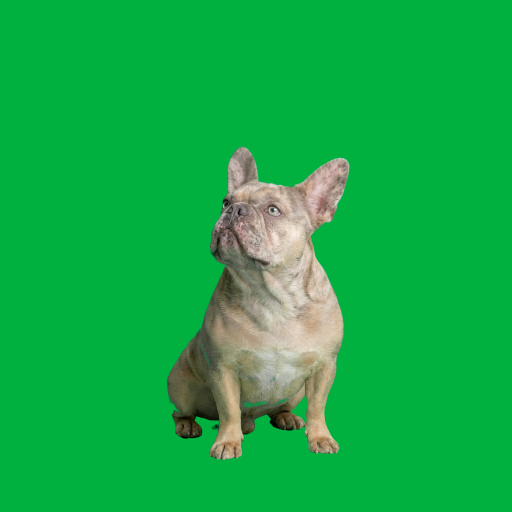
#> input picture assets/keyframes/gaze_0_0.png, 1024 x 1024 px, given in place of sit.png, which was not available (shown at 1/2 size)
$ python gaze_keyframes.py ../assets/keyframes/gaze_0_0.png
#> lines starting #> are read from the running program, lines starting #| are printed output that depends on the picture; after the words box and inside, x2 and y2 are one past the last pixel; in counts of white or black regions, pixels touching at a corner belong together
#> in key_image, rgb is the input picture: shape (1024, 1024, 3); mean R, G, B 20.4, 172.3, 71.7
### tools/key.py
"""Chroma-key helpers for Chunky's green-screen frames (numpy + Pillow only)."""
import numpy as np
from PIL import Image

GREEN = (0, 177, 64)
# Canonical crop of the 1024px keyframe canvas (ground line y=922) used for every app asset.
CROP_1024 = (32, 0, 992, 960)     # 960x960 square: headroom for standing on his hind legs
OUT_SIZE = (640, 640)


def alpha_and_despill(rgb):
    """rgb: HxWx3 uint8 -> (rgba uint8). Green-dominant pixels become transparent."""
    f = rgb.astype(np.float32)
    r, g, b = f[..., 0], f[..., 1], f[..., 2]
    spill = g - np.maximum(r, b)              # >0 where green dominates
    # 0 below lo (dog), 1 above hi (screen)
    lo, hi = 18.0, 55.0
    t = np.clip((spill - lo) / (hi - lo), 0, 1)
    alpha = 1.0 - t
    # despill: pull green down to the max of red/blue on the remaining pixels
    g2 = np.where(spill > 0, np.maximum(r, b) + np.minimum(spill, 0) , g)
    out = np.stack([r, np.minimum(g, g2 + 4), b], -1)
    rgba = np.concatenate([out, alpha[..., None] * 255], -1)
    return np.clip(rgba, 0, 255).astype(np.uint8)


def clean_alpha(rgba):
    """Remove specks: keep only the largest connected blob of solid alpha."""
    try:
        from scipy import ndimage
    except ImportError:
        return _clean_alpha_slow(rgba)
    a = rgba[..., 3]
    lab, n = ndimage.label(a > 128)
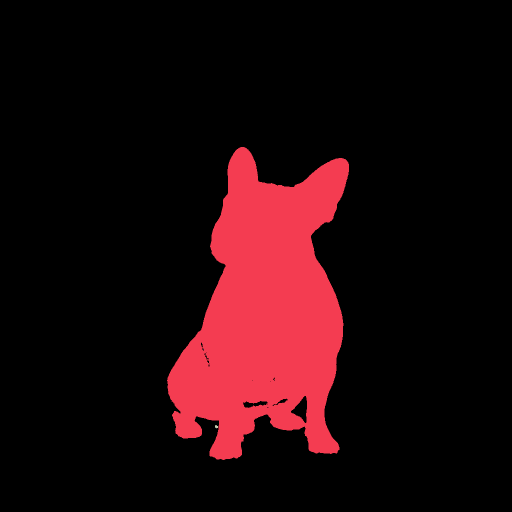
#> lab: shape (1024, 1024) int32 (shown at 1/2 size); 4 distinct labels, from 0 to 3; one colour per label, 0 black
#> n = 3
    if n == 0:
        return rgba
    sizes = ndimage.sum_labels(np.ones_like(lab), lab, index=np.arange(1, n + 1))
#> sizes = [139698, 1, 30]
    keep = ndimage.binary_dilation(lab == (1 + int(np.argmax(sizes))), iterations=2)
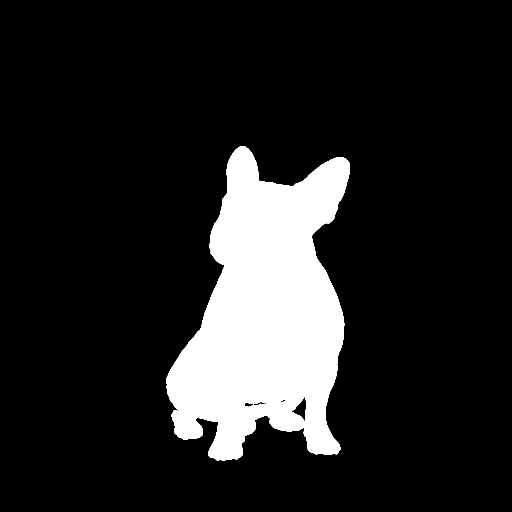
#> keep: shape (1024, 1024) bool (shown at 1/2 size); 13.8% white; 1 white region, box (x1, y1, x2, y2) and area: (332, 292, 700, 922) 144403
    keep = ndimage.binary_fill_holes(keep)
#> keep: shape (1024, 1024) bool; 13.8% white; 1 white region, box (x1, y1, x2, y2) and area: (332, 292, 700, 922) 145215
    out = rgba.copy()
    out[..., 3] = np.where(keep, a, 0)
#> out: shape (1024, 1024, 4)
    return out


# [32 lines left out: function _clean_alpha_slow, not called in this run]


def key_image(path):
    rgb = np.asarray(Image.open(path).convert('RGB'))
    return clean_alpha(alpha_and_despill(rgb))


def bbox(rgba, thr=128):
    ys, xs = np.nonzero(rgba[..., 3] > thr)
    return xs.min(), ys.min(), xs.max(), ys.max()


def on_green(rgba, size):
    bg = Image.new('RGBA', size, GREEN + (255,))
    bg.alpha_composite(Image.fromarray(rgba) if isinstance(rgba, np.ndarray) else rgba)
    return bg.convert('RGB')

### tools/gaze_keyframes.py
"""Green-screen 1024px keyframes of the far-left / far-right head directions
(turned head composited onto the shared sitting body), used as first/last frames
for the head-sweep videos.  usage: python3 tools/gaze_keyframes.py GAZE_SRC_DIR [HEIGHT ...]
(HEIGHT = suffix of g_{col}_{HEIGHT}.png: 0 1 2 by default, or e.g. hu hd;
 set COLS=0,2,4 to choose which head directions, default 0,4)"""
import os, sys
import numpy as np
from PIL import Image
sys.path.insert(0, os.path.dirname(__file__))
from key import key_image, bbox, on_green

ROOT = os.path.join(os.path.dirname(__file__), '..')
src = sys.argv[1]
base = key_image(f'{ROOT}/assets/keyframes/sit.png').astype(np.float32)
x0, y0, x1, y1 = bbox(base.astype(np.uint8))
#> x0 = 334; y0 = 294; x1 = 697; y1 = 919
seam, feather = y0 + int(0.6 * (y1 - y0)), 70
#> seam = 669; feather = 70
w = np.clip((seam - np.arange(1024, dtype=np.float32)[:, None]) / feather + 0.5, 0, 1)[..., None]
#> w = 1024 values, max 1 at index 0, min 0 at index 704, mean 0.654
pm = lambda a: np.concatenate([a[..., :3] * a[..., 3:] / 255, a[..., 3:]], -1)
for r in (sys.argv[2:] or ['0', '1', '2']):
    for c in [int(c) for c in os.environ.get('COLS', '0,4').split(',')]:
        k = key_image(f'{src}/g_{c}_{r}.png').astype(np.float32)
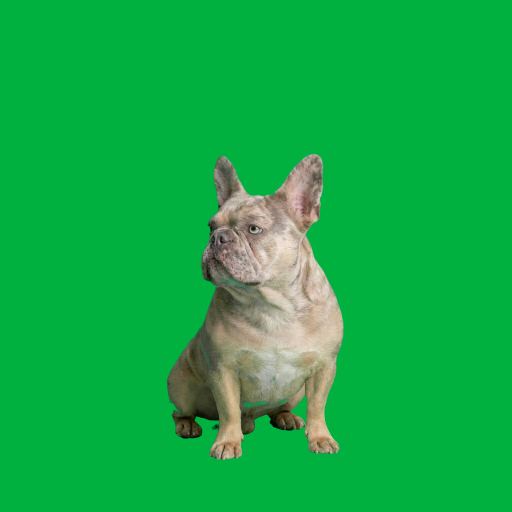
#> input picture assets/keyframes/gaze_0_1.png, 1024 x 1024 px, given in place of g_0_0.png, which was not available (shown at 1/2 size)
#> in key_image, rgb is the input picture: shape (1024, 1024, 3); mean R, G, B 19.5, 172.1, 71.2
#> in alpha_and_despill (call 2), `g2 = np.where(spill > 0, np.maximum(r, b) + np.minimum(spill, 0) , g)`:
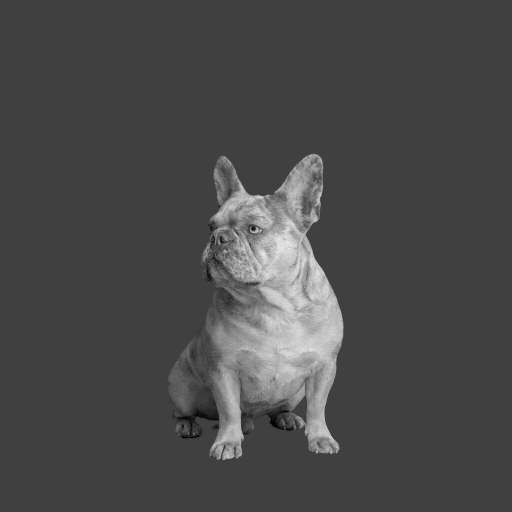
#> g2: shape (1024, 1024) float32 (shown at 1/2 size); min 0, max 235, mean 73.8
#> in alpha_and_despill (call 2), `out = np.stack([r, np.minimum(g, g2 + 4), b], -1)`:
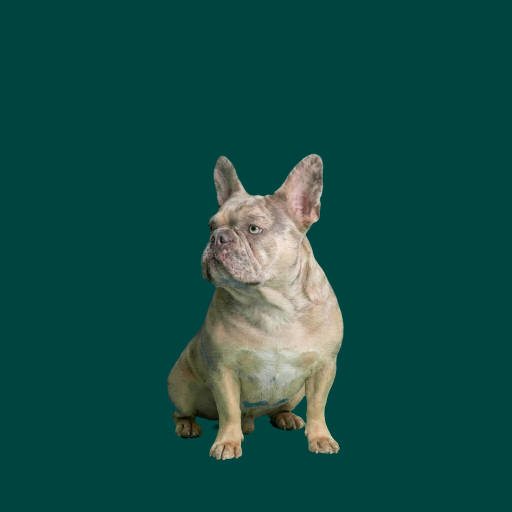
#> out: shape (1024, 1024, 3) float32 (shown at 1/2 size); mean of channels 0, 1, 2 19.5, 76.7, 71.2; drawn as R, G, B
#> in alpha_and_despill (call 2), `rgba = np.concatenate([out, alpha[..., None] * 255], -1)`:
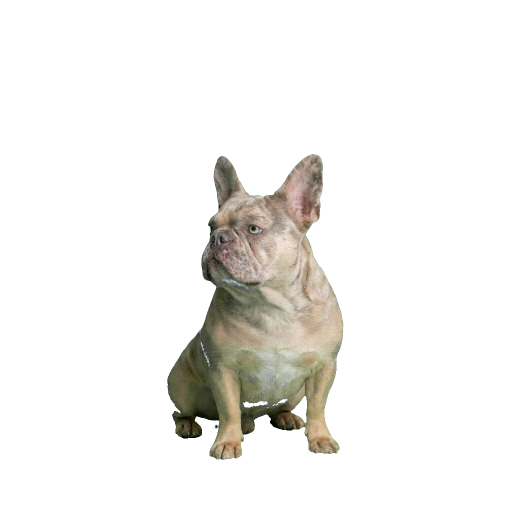
#> rgba: shape (1024, 1024, 4) float32 (shown at 1/2 size); mean of channels 0, 1, 2, 3 19.5, 76.7, 71.2, 33.3; transparent parts drawn white
#> in clean_alpha (call 2), `lab, n = ndimage.label(a > 128)`: lab: shape (1024, 1024) int32; 4 distinct labels, from 0 to 3
#> in clean_alpha (call 2), `keep = ndimage.binary_dilation(lab == (1 + int(np.argmax(sizes))), ite..`: keep: shape (1024, 1024) bool; 13.5% white; 1 white region, box (x1, y1, x2, y2) and area: (332, 306, 689, 922) 141263
#> in clean_alpha (call 2), `keep = ndimage.binary_fill_holes(keep)`: keep: shape (1024, 1024) bool; 13.5% white; 1 white region, box (x1, y1, x2, y2) and area: (332, 306, 689, 922) 142075
#> in clean_alpha (call 2), `out[..., 3] = np.where(keep, a, 0)`: out: shape (1024, 1024, 4); mean of channels 0, 1, 2, 3 19.5, 77.4, 71.2, 33.2
        out = pm(k) * w + pm(base) * (1 - w)
        a = out[..., 3:]
#> a: shape (1024, 1024, 1) float32
        rgb = np.where(a > 0, out[..., :3] * 255 / np.maximum(a, 1e-3), 0)
        on_green(np.clip(np.concatenate([rgb, a], -1), 0, 255).astype(np.uint8), (1024, 1024)).save(f'{ROOT}/assets/keyframes/gaze_{c}_{r}.png')
#> in on_green, `bg = Image.new('RGBA', size, GREEN + (255,))`:
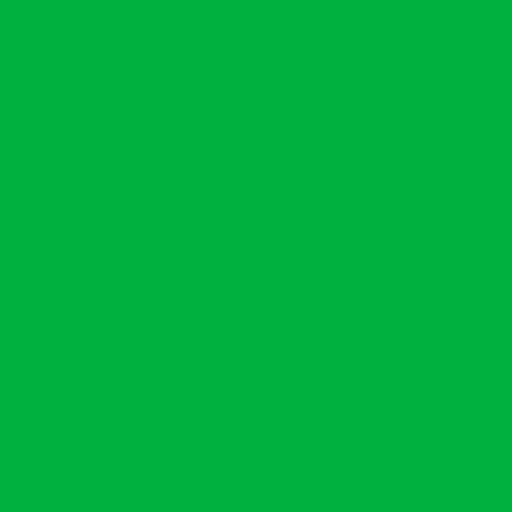
#> bg: PIL image 1024x1024 RGBA (shown at 1/2 size); mean R, G, B, A 0, 177, 64, 255
#> (the run stopped early here; a loop or call above may not have finished)
